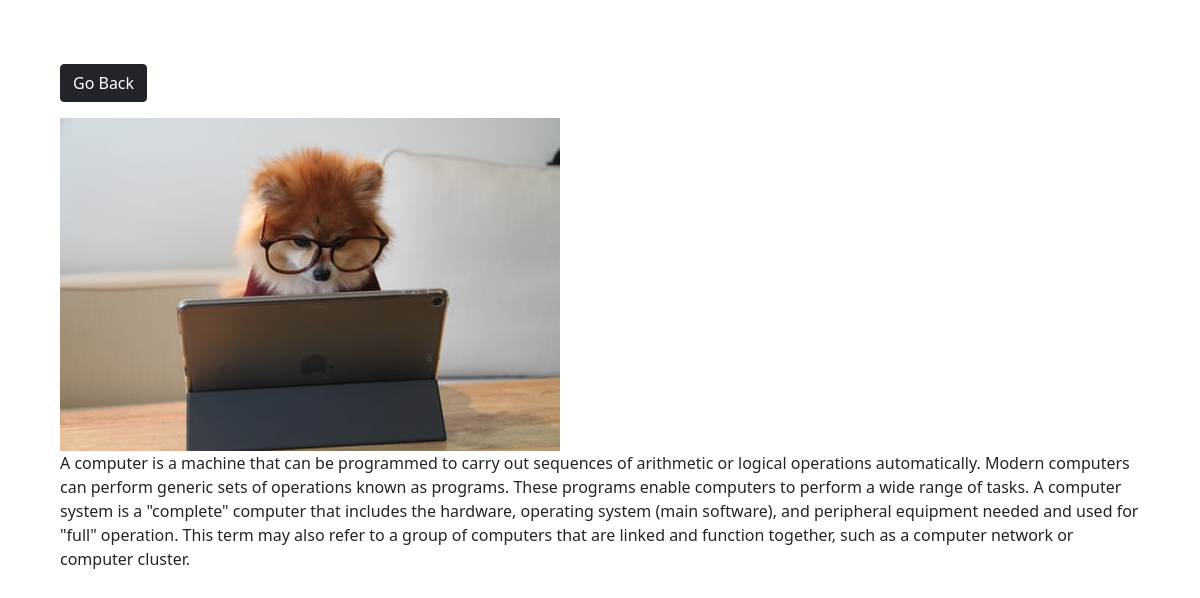
The app's page /photo/5/ with its own data.
### djangoapp1/models.py (models this page shows, shortened)
class Photo(models.Model):
    category = models.ForeignKey(Category, on_delete= models.SET_NULL , null=True, blank=True)
    image = models.FileField(null = False, blank= False)
    description = models.TextField()

### djangoapp1/views.py (the view)
# urls.py: path('photo/<str:pk>/',views.viewPhotos,name='photo'),
def viewPhotos(request,pk):
    photo = Photo.objects.get(id=pk)
    return render(request,'photos/photo.html',{'photo': photo})

### djangoapp1/templates/photos/photo.html (shortened to what this page needs)
<!DOCTYPE html>
<html lang="en">
<head>
    <link href="https://cdn.jsdelivr.net/npm/bootstrap@5.0.2/dist/css/bootstrap.min.css" rel="stylesheet"
>
</head>
<body class="m-5">
    <div class="container">
        <div class="row justify-content-center">
           <div class="col">
               <a href="{% url 'gallery' %}" class="btn btn-dark my-3">Go Back</a>
               <div style="height: 90vh;">
            <img style="max-width: 100%; max-height: 100%;" src="{{photo.image.url}}"
            alt="">
            <p>{{photo.description}}</p>
        </div>
           </div>
        </div>
    </div>
</body>
</html>

### records on screen
Photo: image (picture), description "A computer is a machine that can be programmed to carry out sequences of arithmetic or logical operations automatically. Modern computers can perform generic sets of operations known as programs. These programs enable computers to perform a wide range of tasks. A computer system is a \"complete\" computer that includes the hardware, operating system (main software), and peripheral equipment needed and used for \"full\" operation. This term may also refer to a group of computers that are linked and function together, such as a computer network or computer cluster."
